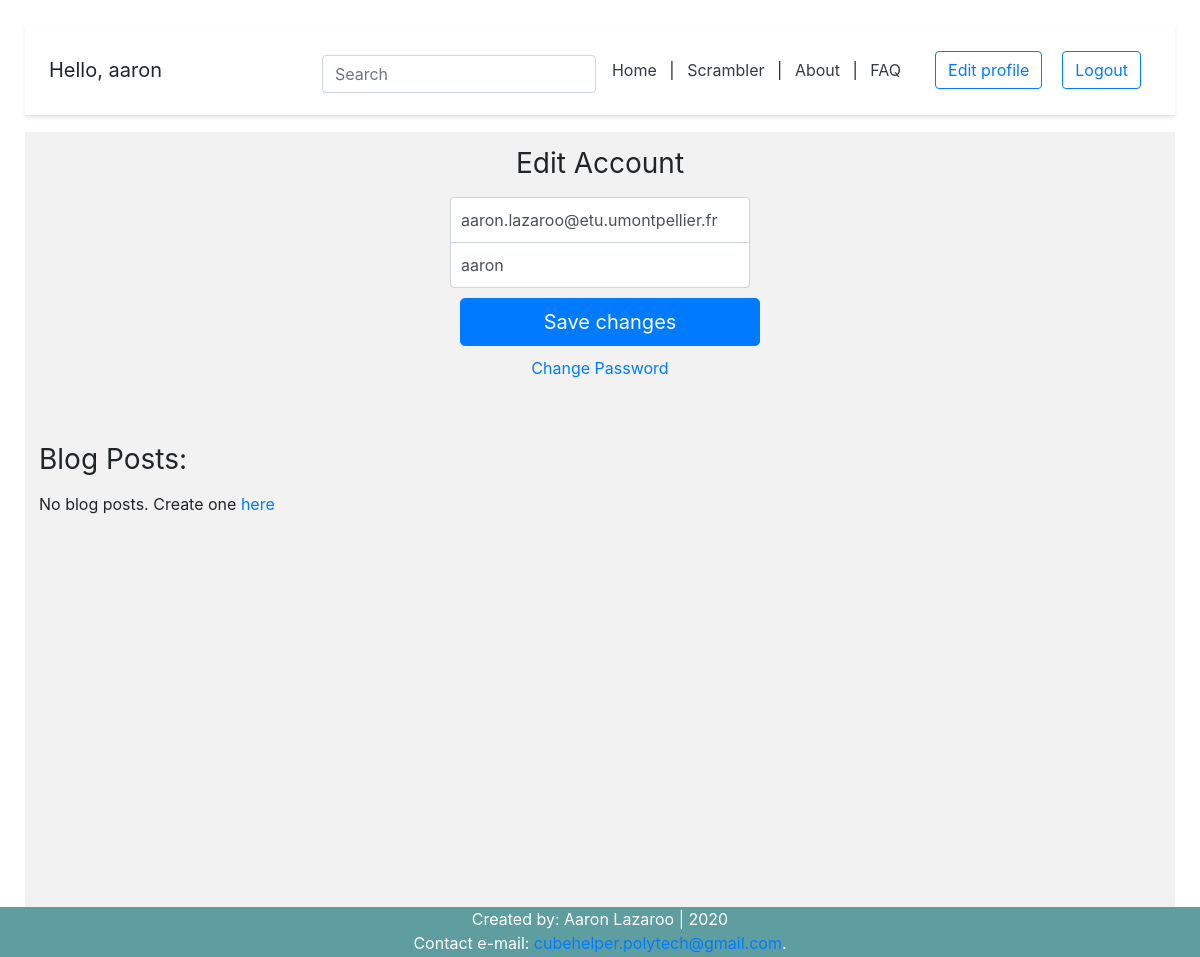
/account/ (signed in), run on an earlier commit of the app's database.
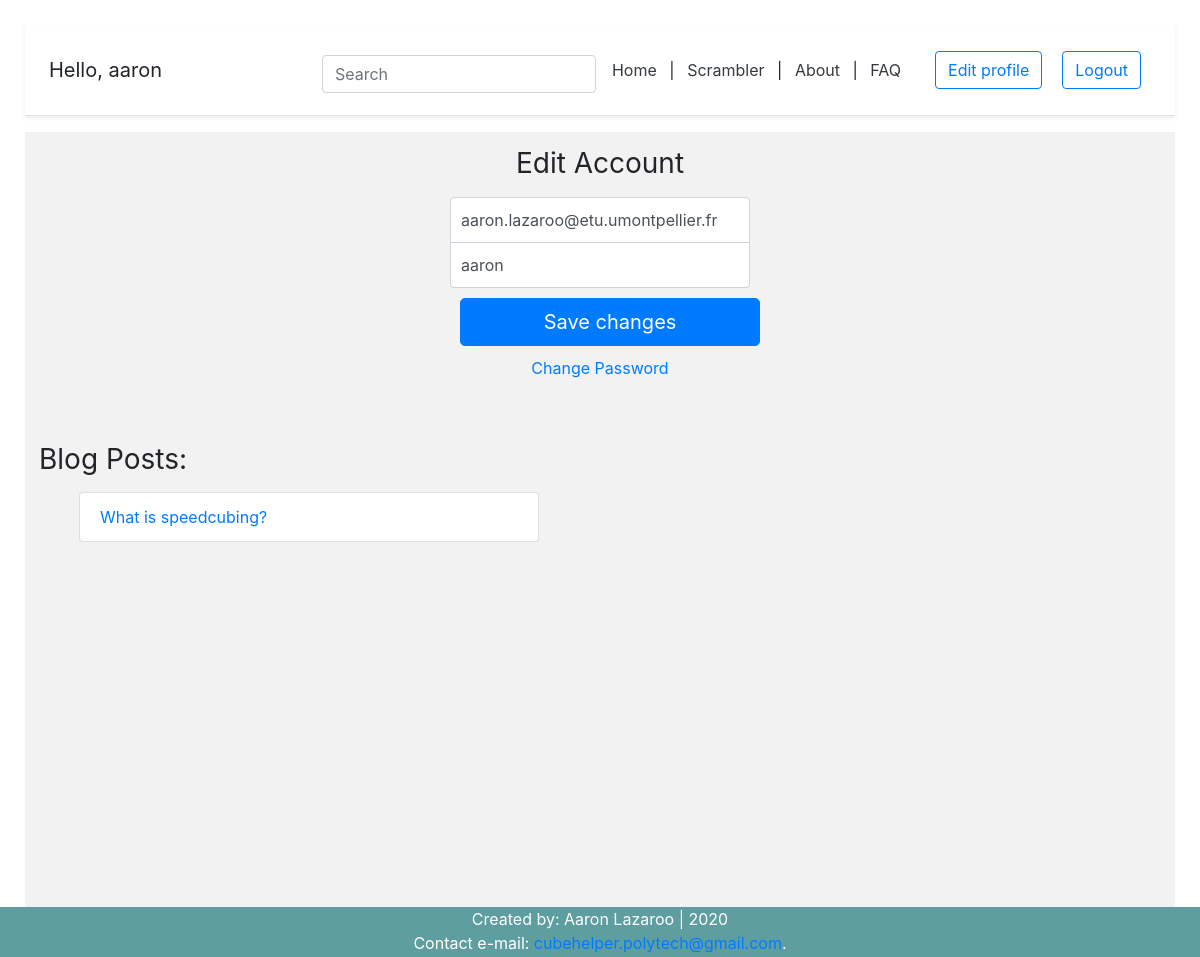
And on a later commit of the database.
### blog/models.py (models this page shows)
class BlogPost(models.Model):
	title = models.CharField(max_length=50, null=False, blank=False)
	body = models.TextField(max_length=5000, null=False, blank=False)
	image = models.ImageField(upload_to=upload_location, null=False, blank=False) # needs pillow to be installed (pip install pillow)
	date_published = models.DateTimeField(auto_now_add=True, verbose_name="date published")
	date_updated = models.DateTimeField(auto_now=True, verbose_name="date updated")
	author = models.ForeignKey(settings.AUTH_USER_MODEL, on_delete=models.CASCADE) # delete objects associated with post, except the author
	slug = models.SlugField(blank=True, unique=True) # url
	def __str__(self):
		return self.title

### account/views.py (the view)
# urls.py: path('account/', account_view, name='account'),
def account_view(request):
	if not request.user.is_authenticated:
		return redirect('login')
	context = {}
	if request.POST:
		form = UpdateForm(request.POST, instanc=request.user) # form requires instance
		if form.is_valid():
			form.initial={
				"email": request.POST['email'],
				"username": request.POST['username'],
			}
			form.save()
			context['success_message'] = "Changes saved successfully"
	else:
		form = UpdateForm(
				initial= {
					"email" : request.user.email,
					"username" : request.user.username,
				}
			)
	context['account_form'] = form
	blog_posts = BlogPost.objects.filter(author=request.user)
	context['blog_posts'] = blog_posts
	return render(request, 'account/account.html',context)

### account/forms.py (shortened to what this page needs)
class UpdateForm(forms.ModelForm):
	class Meta:
		model = Account
		fields = ('email','username')

### account/templates/account/account.html (shortened to what this page needs)
{% extends 'index.html' %}
{% block content %}
<form class="form-signin" method="post">
	<h1 class="h3 mb-3 font-weight-normal">Edit Account</h1>
	<input type="email" name="email" id="inputEmail" class="form-control" placeholder="Email address" required autofocus value={{account_form.initial.email}}>
	<input type="text" name="username" id="inputUsername" class="form-control" placeholder="Username" required value={{account_form.initial.username}}>
	<button class="btn btn-lg btn-primary btn-block" type="submit">Save changes</button>
	<div class="d-flex flex-column">
		<a class="m-auto" href="{% url 'password_change' %}">Change Password</a>
	</div>
</form>
	<div class="container mt-4 p-4">
		<div class="row">
			<div class="blog-posts">
				<h3 class="mb-3 font-weight-normal">Blog Posts:</h3>
				{% if blog_posts %}
				<ul>
					{% for post in blog_posts %}
						<a href="{% url 'blog:detail' post.slug %}" style="text-decoration: none;">
							<li class="list-group-item">{{post}}</li>
						</a>
					{% endfor %}
				</ul>
				{% else %}
				<p class="m-auto">No blog posts. Create one <a href="{% url 'blog:create' %}">here</a></p>
				{% endif %}
			</div>
		</div>
	</div>
{% endblock content %}

What changed in the data, as far as the page shows it:
added BlogPost: title "What is speedcubing?"
Also different on the page:
text no longer shown: "No blog posts. Create one here"
